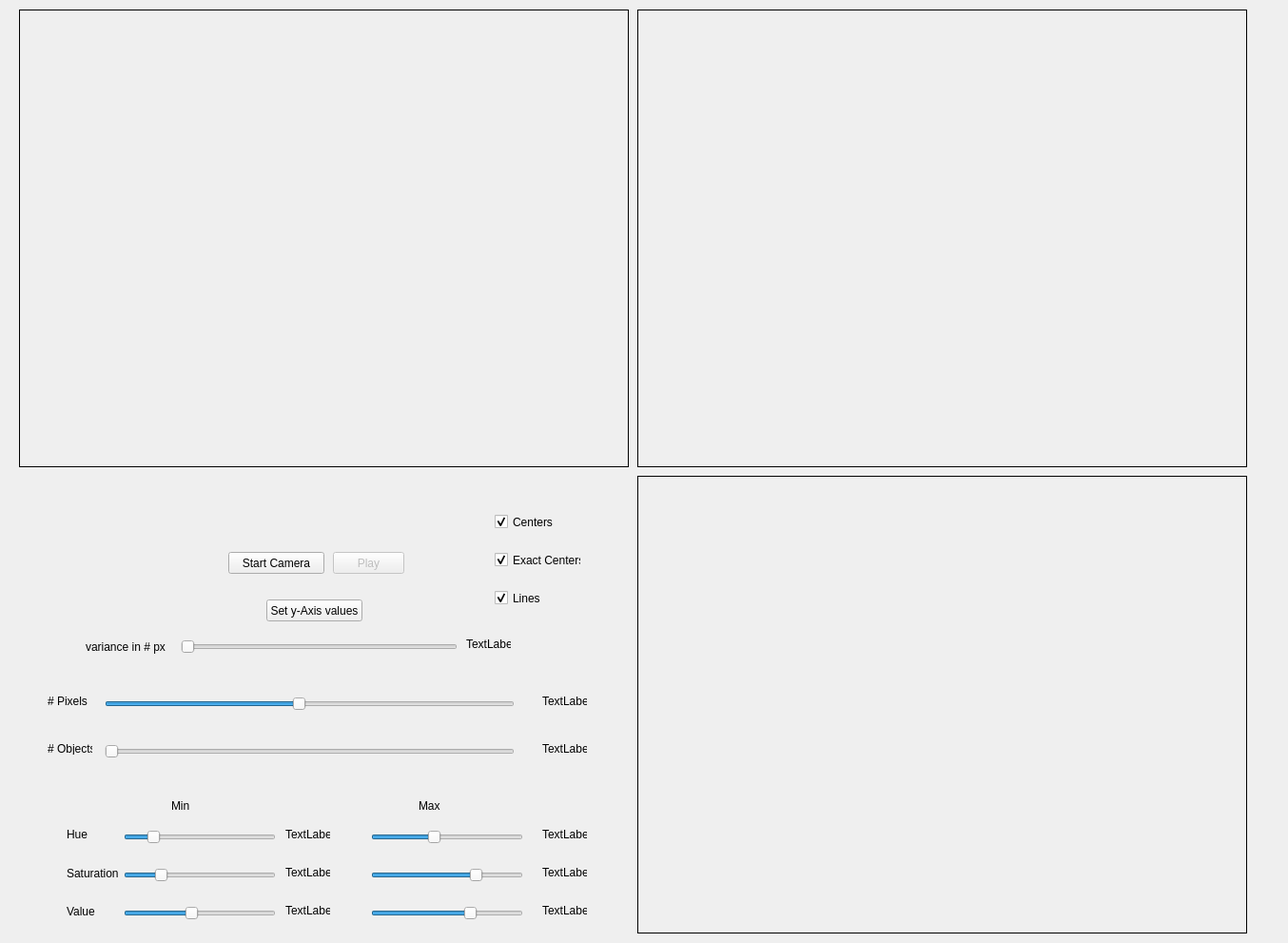
<?xml version="1.0" encoding="UTF-8"?>
<ui version="4.0">
 <class>VideoPlayer</class>
 <widget class="QMainWindow" name="VideoPlayer">
  <property name="geometry">
   <rect>
    <x>0</x>
    <y>0</y>
    <width>1354</width>
    <height>991</height>
   </rect>
  </property>
  <property name="windowTitle">
   <string>VideoPlayer</string>
  </property>
  <widget class="QWidget" name="centralWidget">
   <widget class="VideoWidget" name="inputFrame">
    <property name="geometry">
     <rect>
      <x>20</x>
      <y>10</y>
      <width>641</width>
      <height>481</height>
     </rect>
    </property>
    <property name="frameShape">
     <enum>QFrame::Box</enum>
    </property>
    <property name="text">
     <string/>
    </property>
    <property name="scaledContents">
     <bool>false</bool>
    </property>
    <property name="alignment">
     <set>Qt::AlignCenter</set>
    </property>
   </widget>
   <widget class="QPushButton" name="openVideoFileButton">
    <property name="geometry">
     <rect>
      <x>240</x>
      <y>580</y>
      <width>101</width>
      <height>23</height>
     </rect>
    </property>
    <property name="text">
     <string>Start Camera</string>
    </property>
   </widget>
   <widget class="QPushButton" name="playButton">
    <property name="enabled">
     <bool>false</bool>
    </property>
    <property name="geometry">
     <rect>
      <x>350</x>
      <y>580</y>
      <width>75</width>
      <height>23</height>
     </rect>
    </property>
    <property name="text">
     <string>Play</string>
    </property>
   </widget>
   <widget class="VideoWidget" name="processedFrame">
    <property name="geometry">
     <rect>
      <x>670</x>
      <y>10</y>
      <width>641</width>
      <height>481</height>
     </rect>
    </property>
    <property name="frameShape">
     <enum>QFrame::Box</enum>
    </property>
    <property name="text">
     <string/>
    </property>
    <property name="alignment">
     <set>Qt::AlignCenter</set>
    </property>
   </widget>
   <widget class="QSlider" name="HueMin">
    <property name="geometry">
     <rect>
      <x>130</x>
      <y>870</y>
      <width>160</width>
      <height>19</height>
     </rect>
    </property>
    <property name="maximum">
     <number>179</number>
    </property>
    <property name="value">
     <number>30</number>
    </property>
    <property name="orientation">
     <enum>Qt::Horizontal</enum>
    </property>
   </widget>
   <widget class="QSlider" name="SatMin">
    <property name="geometry">
     <rect>
      <x>130</x>
      <y>910</y>
      <width>160</width>
      <height>19</height>
     </rect>
    </property>
    <property name="maximum">
     <number>255</number>
    </property>
    <property name="value">
     <number>56</number>
    </property>
    <property name="orientation">
     <enum>Qt::Horizontal</enum>
    </property>
   </widget>
   <widget class="QSlider" name="ValueMin">
    <property name="geometry">
     <rect>
      <x>130</x>
      <y>950</y>
      <width>160</width>
      <height>19</height>
     </rect>
    </property>
    <property name="maximum">
     <number>255</number>
    </property>
    <property name="value">
     <number>112</number>
    </property>
    <property name="orientation">
     <enum>Qt::Horizontal</enum>
    </property>
   </widget>
   <widget class="QSlider" name="HueMax">
    <property name="geometry">
     <rect>
      <x>390</x>
      <y>870</y>
      <width>160</width>
      <height>19</height>
     </rect>
    </property>
    <property name="maximum">
     <number>179</number>
    </property>
    <property name="value">
     <number>73</number>
    </property>
    <property name="orientation">
     <enum>Qt::Horizontal</enum>
    </property>
   </widget>
   <widget class="QSlider" name="SatMax">
    <property name="geometry">
     <rect>
      <x>390</x>
      <y>910</y>
      <width>160</width>
      <height>19</height>
     </rect>
    </property>
    <property name="maximum">
     <number>255</number>
    </property>
    <property name="value">
     <number>181</number>
    </property>
    <property name="orientation">
     <enum>Qt::Horizontal</enum>
    </property>
   </widget>
   <widget class="QSlider" name="ValueMax">
    <property name="geometry">
     <rect>
      <x>390</x>
      <y>950</y>
      <width>160</width>
      <height>19</height>
     </rect>
    </property>
    <property name="maximum">
     <number>255</number>
    </property>
    <property name="value">
     <number>171</number>
    </property>
    <property name="orientation">
     <enum>Qt::Horizontal</enum>
    </property>
   </widget>
   <widget class="QLabel" name="label">
    <property name="geometry">
     <rect>
      <x>180</x>
      <y>840</y>
      <width>47</width>
      <height>13</height>
     </rect>
    </property>
    <property name="text">
     <string>Min</string>
    </property>
   </widget>
   <widget class="QLabel" name="label_2">
    <property name="geometry">
     <rect>
      <x>440</x>
      <y>840</y>
      <width>47</width>
      <height>13</height>
     </rect>
    </property>
    <property name="text">
     <string>Max</string>
    </property>
   </widget>
   <widget class="QLabel" name="label_3">
    <property name="geometry">
     <rect>
      <x>70</x>
      <y>870</y>
      <width>47</width>
      <height>13</height>
     </rect>
    </property>
    <property name="text">
     <string>Hue</string>
    </property>
   </widget>
   <widget class="QLabel" name="label_4">
    <property name="geometry">
     <rect>
      <x>70</x>
      <y>910</y>
      <width>61</width>
      <height>16</height>
     </rect>
    </property>
    <property name="text">
     <string>Saturation</string>
    </property>
   </widget>
   <widget class="QLabel" name="label_5">
    <property name="geometry">
     <rect>
      <x>70</x>
      <y>950</y>
      <width>61</width>
      <height>16</height>
     </rect>
    </property>
    <property name="text">
     <string>Value</string>
    </property>
   </widget>
   <widget class="QLabel" name="hueminlabel">
    <property name="geometry">
     <rect>
      <x>300</x>
      <y>870</y>
      <width>47</width>
      <height>13</height>
     </rect>
    </property>
    <property name="text">
     <string>TextLabel</string>
    </property>
   </widget>
   <widget class="QLabel" name="saturationminlabel">
    <property name="geometry">
     <rect>
      <x>300</x>
      <y>910</y>
      <width>47</width>
      <height>13</height>
     </rect>
    </property>
    <property name="text">
     <string>TextLabel</string>
    </property>
   </widget>
   <widget class="QLabel" name="valueminlabel">
    <property name="geometry">
     <rect>
      <x>300</x>
      <y>950</y>
      <width>47</width>
      <height>13</height>
     </rect>
    </property>
    <property name="text">
     <string>TextLabel</string>
    </property>
   </widget>
   <widget class="QLabel" name="huemaxlabel">
    <property name="geometry">
     <rect>
      <x>570</x>
      <y>870</y>
      <width>47</width>
      <height>13</height>
     </rect>
    </property>
    <property name="text">
     <string>TextLabel</string>
    </property>
   </widget>
   <widget class="QLabel" name="valuemaxlabel">
    <property name="geometry">
     <rect>
      <x>570</x>
      <y>950</y>
      <width>47</width>
      <height>13</height>
     </rect>
    </property>
    <property name="text">
     <string>TextLabel</string>
    </property>
   </widget>
   <widget class="QLabel" name="saturationmaxlabel">
    <property name="geometry">
     <rect>
      <x>570</x>
      <y>910</y>
      <width>47</width>
      <height>13</height>
     </rect>
    </property>
    <property name="text">
     <string>TextLabel</string>
    </property>
   </widget>
   <widget class="QSlider" name="pixelslider">
    <property name="geometry">
     <rect>
      <x>110</x>
      <y>730</y>
      <width>431</width>
      <height>20</height>
     </rect>
    </property>
    <property name="minimum">
     <number>500</number>
    </property>
    <property name="maximum">
     <number>10000</number>
    </property>
    <property name="value">
     <number>5000</number>
    </property>
    <property name="orientation">
     <enum>Qt::Horizontal</enum>
    </property>
   </widget>
   <widget class="QSlider" name="objectsslider">
    <property name="geometry">
     <rect>
      <x>110</x>
      <y>780</y>
      <width>431</width>
      <height>20</height>
     </rect>
    </property>
    <property name="minimum">
     <number>1</number>
    </property>
    <property name="maximum">
     <number>10</number>
    </property>
    <property name="orientation">
     <enum>Qt::Horizontal</enum>
    </property>
   </widget>
   <widget class="QLabel" name="label_6">
    <property name="geometry">
     <rect>
      <x>50</x>
      <y>730</y>
      <width>47</width>
      <height>13</height>
     </rect>
    </property>
    <property name="text">
     <string># Pixels</string>
    </property>
   </widget>
   <widget class="QLabel" name="label_7">
    <property name="geometry">
     <rect>
      <x>50</x>
      <y>780</y>
      <width>47</width>
      <height>13</height>
     </rect>
    </property>
    <property name="text">
     <string># Objects</string>
    </property>
   </widget>
   <widget class="QLabel" name="pixellabel">
    <property name="geometry">
     <rect>
      <x>570</x>
      <y>730</y>
      <width>47</width>
      <height>13</height>
     </rect>
    </property>
    <property name="text">
     <string>TextLabel</string>
    </property>
   </widget>
   <widget class="QLabel" name="objectslabel">
    <property name="geometry">
     <rect>
      <x>570</x>
      <y>780</y>
      <width>47</width>
      <height>13</height>
     </rect>
    </property>
    <property name="text">
     <string>TextLabel</string>
    </property>
   </widget>
   <widget class="VideoWidget" name="contoursFrame">
    <property name="geometry">
     <rect>
      <x>670</x>
      <y>500</y>
      <width>641</width>
      <height>481</height>
     </rect>
    </property>
    <property name="frameShape">
     <enum>QFrame::Box</enum>
    </property>
    <property name="text">
     <string/>
    </property>
    <property name="scaledContents">
     <bool>false</bool>
    </property>
    <property name="alignment">
     <set>Qt::AlignCenter</set>
    </property>
   </widget>
   <widget class="QPushButton" name="yaxisbutton">
    <property name="geometry">
     <rect>
      <x>280</x>
      <y>630</y>
      <width>101</width>
      <height>23</height>
     </rect>
    </property>
    <property name="text">
     <string>Set y-Axis values</string>
    </property>
   </widget>
   <widget class="QSlider" name="varianceslider">
    <property name="geometry">
     <rect>
      <x>190</x>
      <y>670</y>
      <width>291</width>
      <height>19</height>
     </rect>
    </property>
    <property name="minimum">
     <number>1</number>
    </property>
    <property name="maximum">
     <number>50</number>
    </property>
    <property name="orientation">
     <enum>Qt::Horizontal</enum>
    </property>
   </widget>
   <widget class="QLabel" name="label_8">
    <property name="geometry">
     <rect>
      <x>90</x>
      <y>670</y>
      <width>91</width>
      <height>20</height>
     </rect>
    </property>
    <property name="text">
     <string>variance in # px</string>
    </property>
   </widget>
   <widget class="QLabel" name="variancelabel">
    <property name="geometry">
     <rect>
      <x>490</x>
      <y>670</y>
      <width>47</width>
      <height>13</height>
     </rect>
    </property>
    <property name="text">
     <string>TextLabel</string>
    </property>
   </widget>
   <widget class="QCheckBox" name="centerscb">
    <property name="geometry">
     <rect>
      <x>520</x>
      <y>540</y>
      <width>70</width>
      <height>17</height>
     </rect>
    </property>
    <property name="text">
     <string>Centers</string>
    </property>
    <property name="checked">
     <bool>true</bool>
    </property>
   </widget>
   <widget class="QCheckBox" name="exactcenterscb">
    <property name="geometry">
     <rect>
      <x>520</x>
      <y>580</y>
      <width>91</width>
      <height>17</height>
     </rect>
    </property>
    <property name="text">
     <string>Exact Centers</string>
    </property>
    <property name="checked">
     <bool>true</bool>
    </property>
   </widget>
   <widget class="QCheckBox" name="linescb">
    <property name="geometry">
     <rect>
      <x>520</x>
      <y>620</y>
      <width>70</width>
      <height>17</height>
     </rect>
    </property>
    <property name="text">
     <string>Lines</string>
    </property>
    <property name="checked">
     <bool>true</bool>
    </property>
   </widget>
  </widget>
 </widget>
 <layoutdefault spacing="6" margin="11"/>
 <customwidgets>
  <customwidget>
   <class>VideoWidget</class>
   <extends>QLabel</extends>
   <header>videowidget.h</header>
  </customwidget>
 </customwidgets>
 <resources/>
 <connections/>
</ui>
